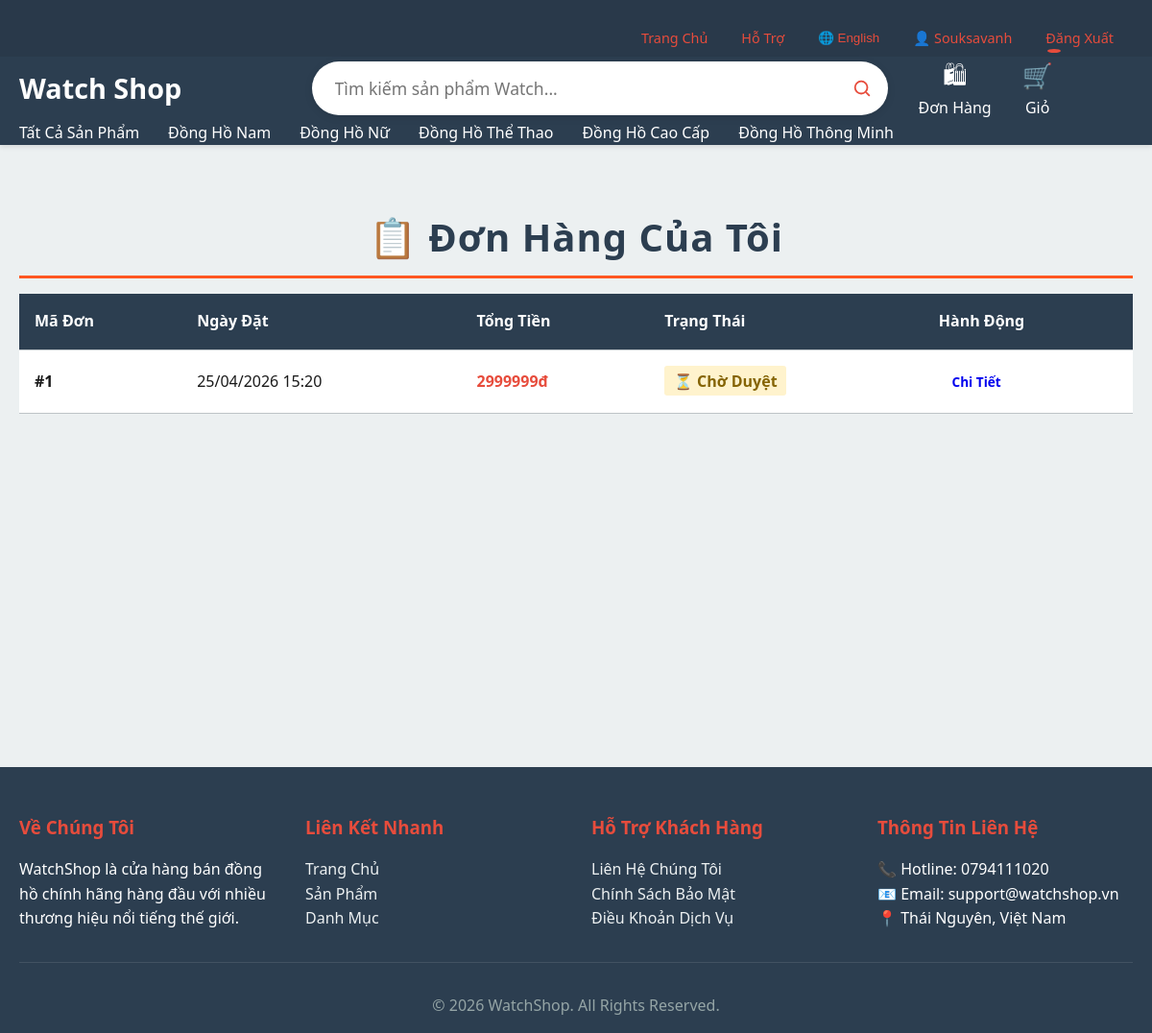
The app's page /vi/orders/ (signed in), older data.
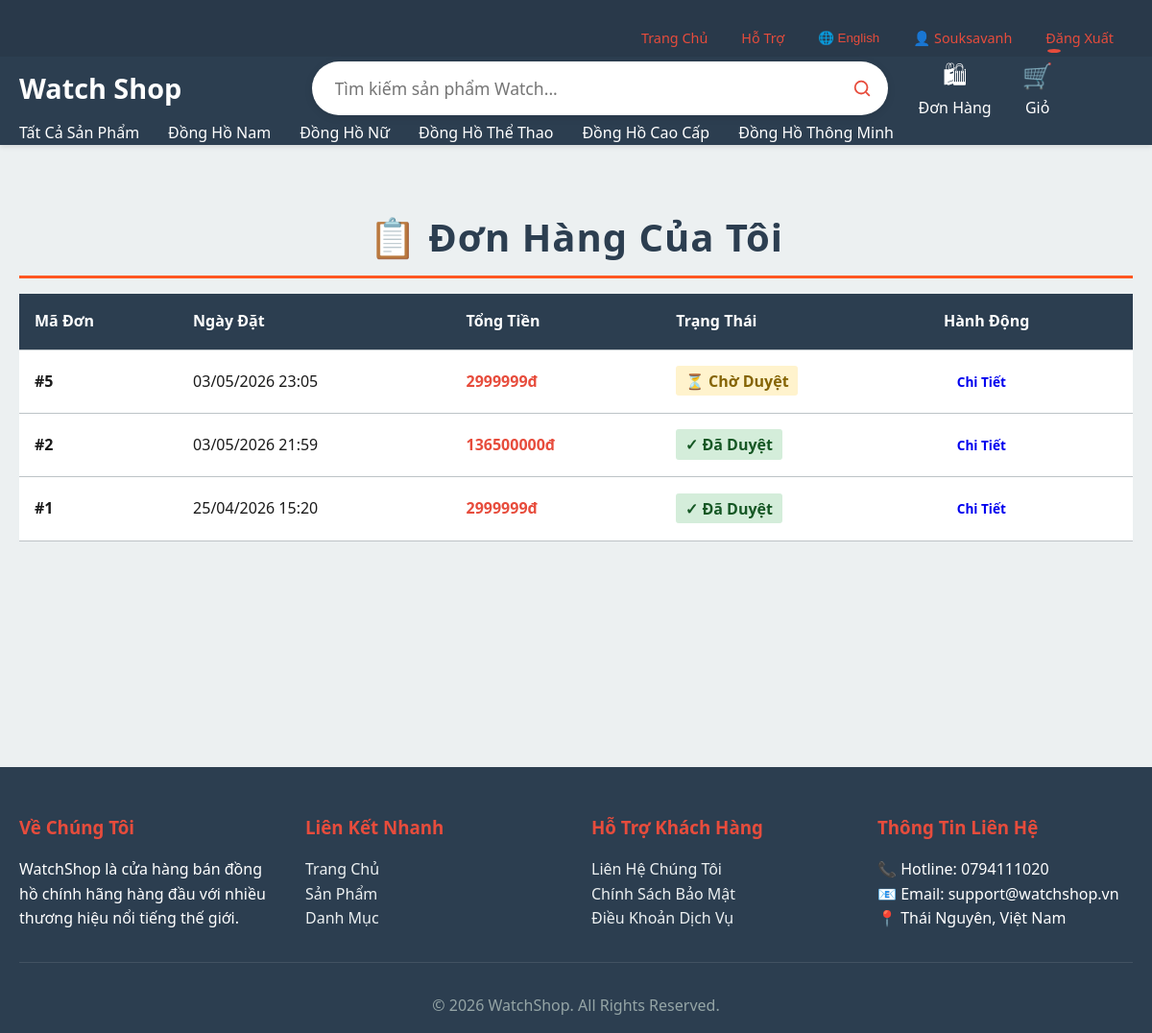
The same page, newer data.
### shop/models.py (models this page shows, shortened)
class Order(models.Model):
    STATUS_CHOICES = [
        ('pending', 'Chờ xác nhận'),
        ('confirmed', 'Đã xác nhận'),
        ('shipping', 'Đang giao hàng'),
        ('delivered', 'Đã giao'),
        ('cancelled', 'Đã hủy'),
        ('returned', 'Đã hoàn trả'),
    ]
    user = models.ForeignKey(User, on_delete=models.CASCADE, related_name='orders')
    total_amount = models.DecimalField(max_digits=12, decimal_places=2, validators=[MinValueValidator(0)])
    status = models.CharField(max_length=20, choices=STATUS_CHOICES, default='pending')
    payment_method = models.CharField(
        max_length=20,
        choices=[('cod', 'COD'), ('bank_transfer', 'Chuyển khoản ngân hàng')],
        default='cod'
    )
    payment_reference = models.CharField(max_length=100, blank=True)
    delivery_address = models.TextField()
    phone_number = models.CharField(max_length=20)
    email = models.EmailField(null=True, blank=True)
    notes = models.TextField(blank=True)
    created_at = models.DateTimeField(auto_now_add=True)
    updated_at = models.DateTimeField(auto_now=True)
    class Meta:
        ordering = ['-created_at']

### shop/views.py (the view)
# urls.py: path('orders/', views.order_list, name='order_list'),
@login_required(login_url='login')
def order_list(request):
    orders = Order.objects.filter(user=request.user)
    context = {
        'orders': orders,
        'page_title': 'My Orders'
    }
    return render(request, 'shop/order_list.html', context)

### templates/shop/order_list.html (shortened to what this page needs)
{% extends 'shop/base.html' %}
{% block content %}
<div class="container">
    <h2 class="section-title">📋 Đơn Hàng Của Tôi</h2>
    {% if orders %}
        <table>
            <thead>
                <tr>
                    <th>Mã Đơn</th>
                    <th>Ngày Đặt</th>
                    <th>Tổng Tiền</th>
                    <th>Trạng Thái</th>
                    <th>Hành Động</th>
                </tr>
            </thead>
            <tbody>
                {% for order in orders %}
                    <tr>
                        <td><strong>#{{ order.id }}</strong></td>
                        <td>{{ order.created_at|date:"d/m/Y H:i" }}</td>
                        <td style="font-weight: bold; color: var(--secondary);">{{ order.total_amount|floatformat:0 }}đ</td>
                        <td>
                            {% if order.status == 'pending' %}
                                <span style="background-color: #fff3cd; color: #856404; padding: 0.3rem 0.6rem; border-radius: 3px; font-weight: 600;">⏳ Chờ Duyệt</span>
                            {% elif order.status == 'confirmed' or order.status == 'approved' %}
                                <span style="background-color: #d4edda; color: #155724; padding: 0.3rem 0.6rem; border-radius: 3px; font-weight: 600;">✓ Đã Duyệt</span>
                            {% else %}
                                <span style="background-color: #f8d7da; color: #721c24; padding: 0.3rem 0.6rem; border-radius: 3px; font-weight: 600;">✗ Từ Chối</span>
                            {% endif %}
                        </td>
                        <td>
                            <a href="{% url 'order_detail' order.id %}" class="btn" style="padding: 0.3rem 0.8rem; font-size: 0.85rem;">Chi Tiết</a>
                        </td>
                    </tr>
                {% endfor %}
            </tbody>
        </table>
    {% else %}
        <div class="alert alert-info text-center" style="padding: 3rem;">
            <h3>Không Có Đơn Hàng</h3>
            <p style="margin: 1rem 0;">Bạn chưa có đơn hàng nào. Hãy bắt đầu mua sắm!</p>
            <a href="{% url 'product_list' %}" class="btn btn-success">Mua Sắm Ngay</a>
        </div>
    {% endif %}
</div>
{% endblock %}

Row changes from the older to the newer data that the page shows:
added Order: id "5", created_at "03/05/2026 23:05", total_amount "2999999", status "⏳ Chờ Duyệt"
added Order: id "2", created_at "03/05/2026 21:59", total_amount "136500000", status "✓ Đã Duyệt"
changed Order id 1: status "⏳ Chờ Duyệt" → "✓ Đã Duyệt"
